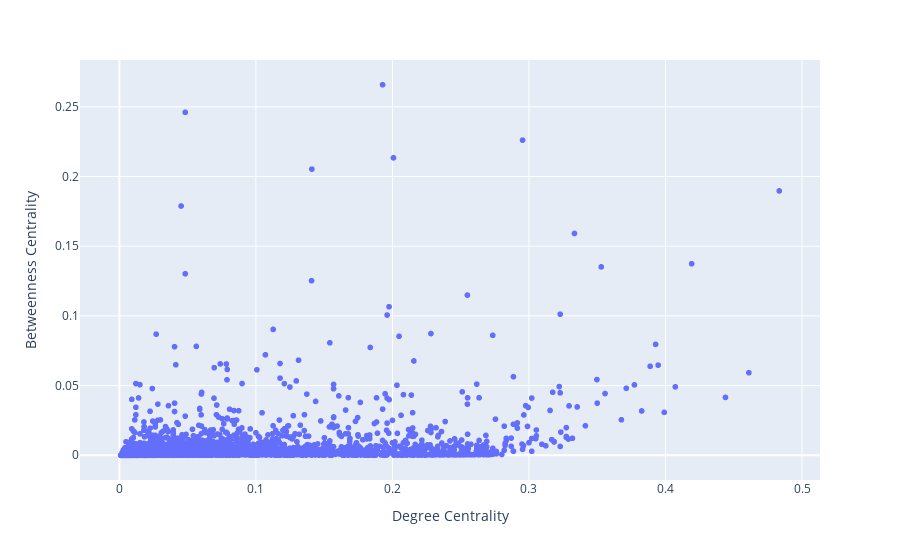

The notebook cell saved with this chart:
### Markdown cell above
Relación entre la métrica de "Degree Centrality" y "Betweness Centrality"

### Code cell
import plotly.express as px
fig = px.scatter(centralities_f, x='Degree Centrality', y='Betweenness Centrality', width=900, text=centralities_f.index)
fig.update_traces(textposition='top center')
fig.show()

### Figure 1 — Plotly figure (JSON) as saved in the notebook; plotly's stock layout.template omitted (floating-point values rounded to 4 significant figures; data arrays with more than 128 entries replaced by an {"elided": "..."} marker saying what was removed)
{"data": [{"hovertemplate": "Degree Centrality=%{x}<br>Betweenness Centrality=%{y}<br>index=%{text}<extra></extra>", "legendgroup": "", "marker": {"color": "#636efa", "symbol": "circle"}, "mode": "markers+text", "name": "", "showlegend": false, "text": {"elided": "4089 int values"}, "textposition": "top center", "type": "scattergl", "x": {"elided": "4089 float values"}, "xaxis": "x", "y": {"elided": "4089 float values"}, "yaxis": "y"}], "layout": {"autosize": true, "legend": {"tracegroupgap": 0}, "margin": {"t": 60}, "xaxis": {"anchor": "y", "autorange": true, "domain": [0, 1], "range": [-0.02822, 0.5125], "title": {"text": "Degree Centrality"}, "type": "linear"}, "yaxis": {"anchor": "x", "autorange": true, "domain": [0, 1], "range": [-0.02058, 0.2864], "title": {"text": "Betweenness Centrality"}, "type": "linear"}}}
